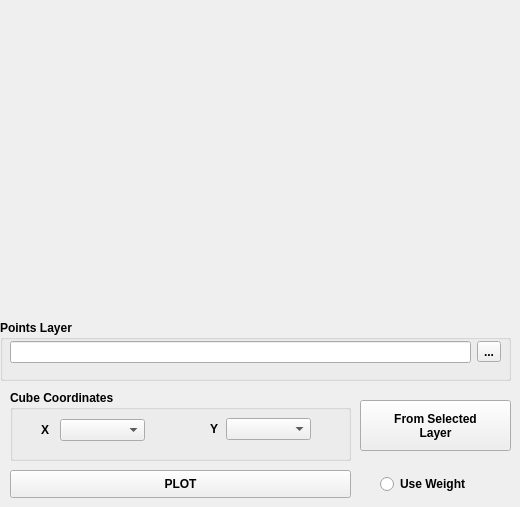
   <widget class="QWidget" name="tab2">
    <attribute name="title">
     <string>Temporal Change</string>
    </attribute>
    <attribute name="toolTip">
     <string>Temporal change graph of the selected cube</string>
    </attribute>
    <widget class="QWidget" name="verticalLayoutWidget">
     <property name="geometry">
      <rect>
       <x>0</x>
       <y>0</y>
       <width>511</width>
       <height>311</height>
      </rect>
     </property>
     <layout class="QVBoxLayout" name="temp_layout"/>
    </widget>
    <widget class="QGroupBox" name="groupBox_5">
     <property name="geometry">
      <rect>
       <x>10</x>
       <y>390</y>
       <width>341</width>
       <height>71</height>
      </rect>
     </property>
     <property name="font">
      <font>
       <weight>75</weight>
       <bold>true</bold>
      </font>
     </property>
     <property name="title">
      <string>Cube Coordinates</string>
     </property>
     <widget class="QComboBox" name="cb_y_cat">
      <property name="geometry">
       <rect>
        <x>216</x>
        <y>28</y>
        <width>85</width>
        <height>22</height>
       </rect>
      </property>
     </widget>
     <widget class="QLabel" name="label_2">
      <property name="geometry">
       <rect>
        <x>200</x>
        <y>31</y>
        <width>39</width>
        <height>16</height>
       </rect>
      </property>
      <property name="font">
       <font>
        <weight>75</weight>
        <bold>true</bold>
       </font>
      </property>
      <property name="text">
       <string>Y</string>
      </property>
     </widget>
     <widget class="QComboBox" name="cb_x_cat">
      <property name="geometry">
       <rect>
        <x>50</x>
        <y>29</y>
        <width>85</width>
        <height>22</height>
       </rect>
      </property>
     </widget>
     <widget class="QLabel" name="label">
      <property name="geometry">
       <rect>
        <x>31</x>
        <y>32</y>
        <width>39</width>
        <height>16</height>
       </rect>
      </property>
      <property name="font">
       <font>
        <weight>75</weight>
        <bold>true</bold>
       </font>
      </property>
      <property name="text">
       <string>X</string>
      </property>
     </widget>
    </widget>
    <widget class="QGroupBox" name="m2_groupBox_input_2">
     <property name="geometry">
      <rect>
       <x>0</x>
       <y>320</y>
       <width>511</width>
       <height>61</height>
      </rect>
     </property>
     <property name="font">
      <font>
       <weight>75</weight>
       <bold>true</bold>
      </font>
     </property>
     <property name="title">
      <string>Points Layer</string>
     </property>
     <widget class="QWidget" name="layoutWidget_4">
      <property name="geometry">
       <rect>
        <x>10</x>
        <y>20</y>
        <width>491</width>
        <height>24</height>
       </rect>
      </property>
      <layout class="QHBoxLayout" name="horizontalLayout_5">
       <item>
        <widget class="QLineEdit" name="ln_output2"/>
       </item>
       <item>
        <widget class="QToolButton" name="btn_browse2">
         <property name="text">
          <string>...</string>
         </property>
        </widget>
       </item>
      </layout>
     </widget>
    </widget>
    <widget class="QPushButton" name="btn_from_grid">
     <property name="geometry">
      <rect>
       <x>360</x>
       <y>400</y>
       <width>151</width>
       <height>51</height>
      </rect>
     </property>
     <property name="font">
      <font>
       <weight>75</weight>
       <bold>true</bold>
      </font>
     </property>
     <property name="text">
      <string>From Selected
Layer</string>
     </property>
    </widget>
    <widget class="QPushButton" name="btn_plot">
     <property name="geometry">
      <rect>
       <x>10</x>
       <y>470</y>
       <width>341</width>
       <height>28</height>
      </rect>
     </property>
     <property name="font">
      <font>
       <weight>75</weight>
       <bold>true</bold>
      </font>
     </property>
     <property name="text">
      <string>PLOT</string>
     </property>
    </widget>
    <widget class="QRadioButton" name="rdo_weight">
     <property name="geometry">
      <rect>
       <x>380</x>
       <y>474</y>
       <width>101</width>
       <height>20</height>
      </rect>
     </property>
     <property name="font">
      <font>
       <weight>75</weight>
       <bold>true</bold>
      </font>
     </property>
     <property name="text">
      <string>Use Weight</string>
     </property>
    </widget>
   </widget>
